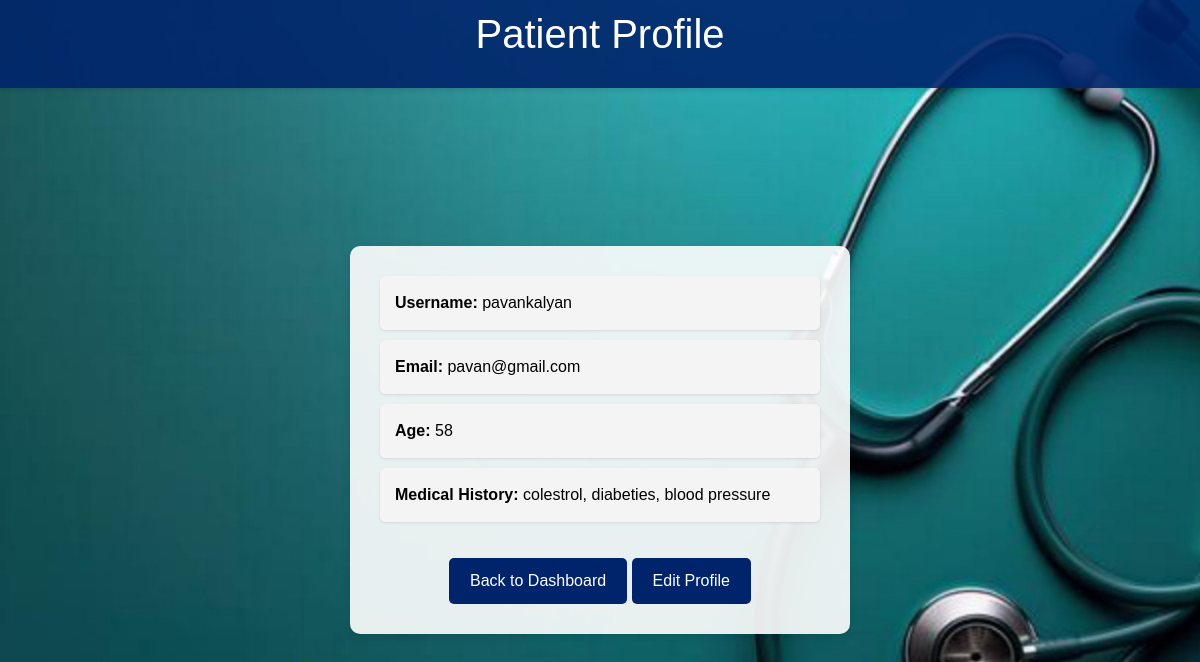
The app's page /patient/profile/ (signed in) with its own data.
### app1/models.py (models this page shows, shortened)
class Patient(models.Model):
    user = models.OneToOneField(User, on_delete=models.CASCADE)
    age = models.IntegerField()
    medical_history = models.TextField()

### app1/views.py (the view)
# urls.py: path('patient/profile/', views.patient_profile, name='patient_profile'),
@login_required
def patient_profile(request):
    patient = Patient.objects.get(user=request.user)
    return render(request, 'patient_profile.html', {'patient': patient})

### app1/templates/patient_profile.html (shortened to what this page needs)
{% load static %}
<!DOCTYPE html>
<html lang="en">
<head>
    <link href="https://maxcdn.bootstrapcdn.com/bootstrap/4.5.2/css/bootstrap.min.css" rel="stylesheet">
</head>
<body>
    <div class="header">
        <h1>Patient Profile</h1>
    </div>
    <div class="profile-container">
        <ul>
            <li><strong>Username:</strong> {{ patient.user.username }}</li>
            <li><strong>Email: </strong>{{ patient.user.email }}</li>
            <li><strong>Age: </strong>{{ patient.age }}</li>
            <li><strong>Medical History: </strong>{{ patient.medical_history }}</li>
        </ul>
        <a href="{% url 'patient_dashboard' %}" class="btn btn-custom">Back to Dashboard</a>
        <a href="{% url 'edit_patient_profile' %}" class="btn btn-custom">Edit Profile</a>
    </div>
</body>
</html>

### records on screen
Patient: user.username "pavankalyan", user.email "pavan@gmail.com", age "58", medical_history "colestrol, diabeties, blood pressure"
